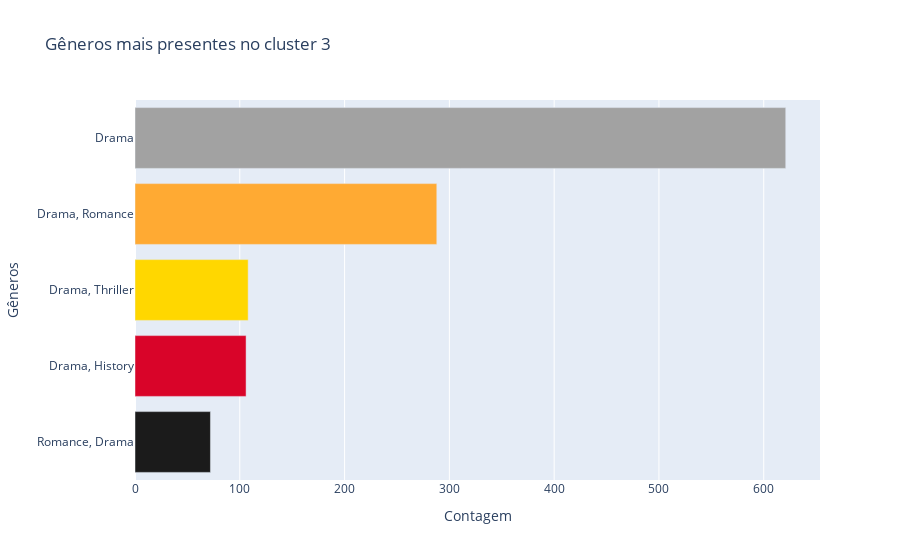

The notebook cell this image was saved under:
### Code cell
#Gêneros mais presentes no cluster 3
fig = grafico_barras('3', cluster3kmodes, 'genres', 5)
fig.show()

### Figure 1 — Plotly figure (JSON) as saved in the notebook; plotly's stock layout.template omitted (floating-point values rounded to 4 significant figures)
{"data": [{"alignmentgroup": "True", "hovertemplate": "Contagem=%{x}<br>Gêneros=%{y}<extra></extra>", "legendgroup": "", "marker": {"color": ["#1B1B1B", "#D90429", "#FFD700", "#FFAA33", "#A2A2A2", "#001F3F", "#8B4513", "#F5C518", "#5A5A5A", "#B22222"], "pattern": {"shape": ""}}, "name": "", "offsetgroup": "", "orientation": "h", "showlegend": false, "textposition": "auto", "type": "bar", "x": [72, 106, 108, 288, 621], "xaxis": "x", "y": ["Romance, Drama", "Drama, History", "Drama, Thriller", "Drama, Romance", "Drama"], "yaxis": "y"}], "layout": {"barmode": "relative", "legend": {"tracegroupgap": 0}, "title": {"text": "Gêneros mais presentes no cluster 3"}, "xaxis": {"anchor": "y", "domain": [0, 1], "title": {"text": "Contagem"}}, "yaxis": {"anchor": "x", "domain": [0, 1], "title": {"text": "Gêneros"}}}}
